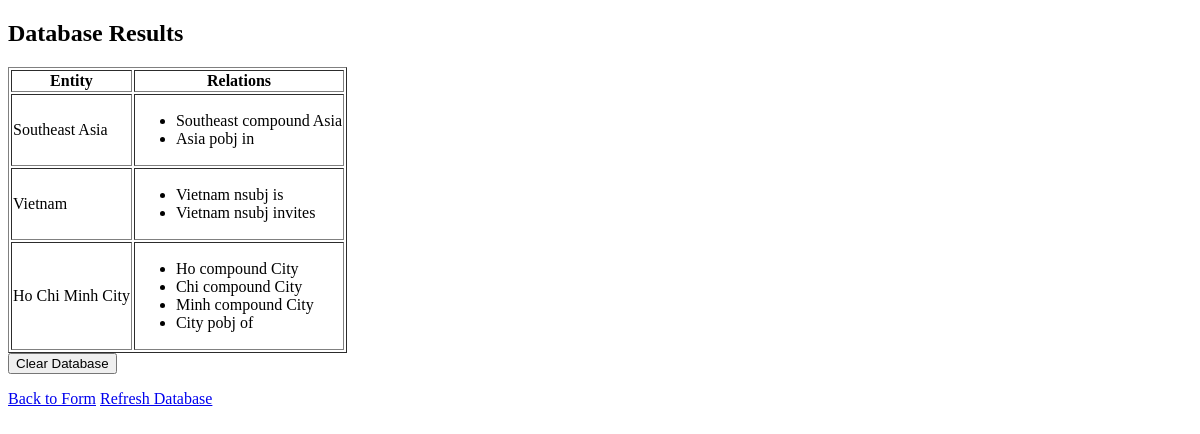
The page /database on the database as committed earlier.
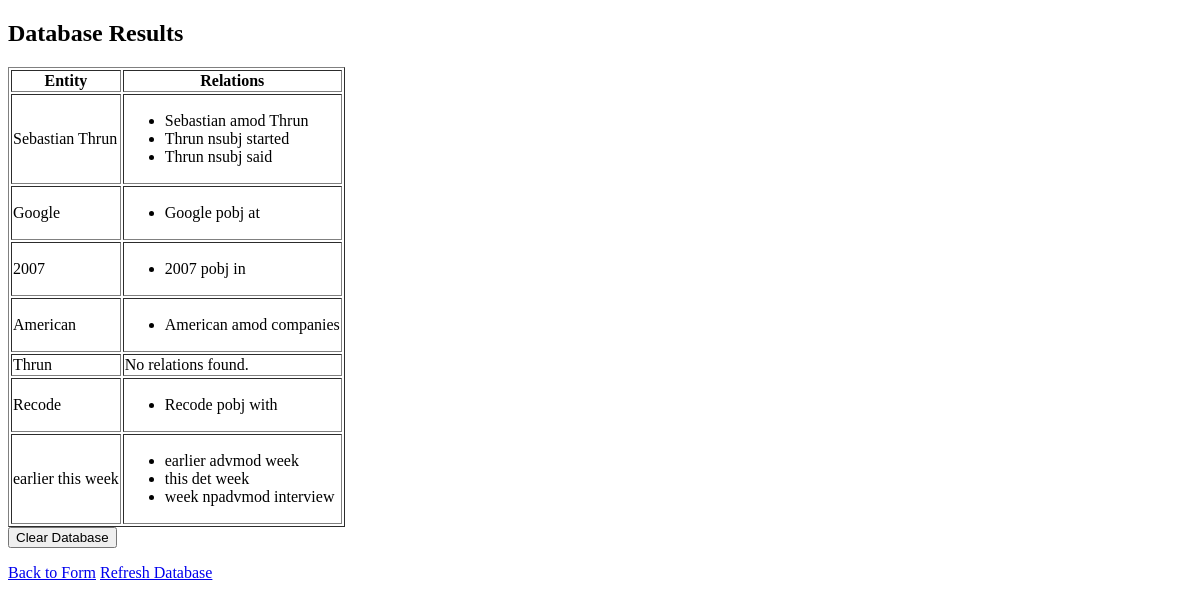
The same page on the database as committed later.
### app_flask.py (models this page shows)
class Entity(db.Model):
    id = db.Column(db.Integer, primary_key=True)
    text = db.Column(db.String(100))
    relations = db.relationship('Relation', backref='entity', lazy=True)

class Relation(db.Model):
    id = db.Column(db.Integer, primary_key=True)
    relation_text = db.Column(db.String(100))
    entity_id = db.Column(db.Integer, db.ForeignKey('entity.id'), nullable=False)

### app_flask.py (the view)
@app.route('/database')
def database():
    entities = Entity.query.all()
    return render_template('database.html', entities=entities)

### templates/database.html (shortened to what this page needs)
<!DOCTYPE html>
<html lang="en">
<head>
    <link rel="stylesheet" href="{{ url_for('static', filename='css/main.css') }}" />
</head>
<body>
    <h2>Database Results</h2>
    <table border="1">
        <tr>
            <th>Entity</th>
            <th>Relations</th>
        </tr>
        {% for entity in entities %}
        <tr>
            <td>{{ entity.text }}</td>
            <td>
                {% if entity.relations %}
                <ul>
                    {% for relation in entity.relations %}
                    <li>{{ relation.relation_text }}</li>
                    {% endfor %}
                </ul>
                {% else %}
                No relations found.
                {% endif %}
            </td>
        </tr>
        {% endfor %}
    </table>
    <form method="POST" action="{{ url_for('clear_database') }}">
        <input type="submit" value="Clear Database" onclick="return confirm('Are you sure you want to clear the database?');">
    </form>
    <p>
        <a href="{{ url_for('index') }}" class="btn">Back to Form</a>
        <a href="{{ url_for('database') }}" class="btn">Refresh Database</a>
    </p>
</body>
</html>

Rows that differ between the two databases and show on the page:
changed Entity: text "Southeast Asia" → "Sebastian Thrun"; gains Relation (relation_text "Thrun nsubj said")
changed Relation: relation_text "Southeast compound Asia" → "Sebastian amod Thrun"
changed Relation: relation_text "Asia pobj in" → "Thrun nsubj started"
changed Entity: text "Vietnam" → "Google"; loses Relation (relation_text "Vietnam nsubj is")
changed Relation: relation_text "Vietnam nsubj invites" → "Google pobj at"
changed Entity (number 3 of 7 on the later page): text "Ho Chi Minh City" → "2007"; loses Relation (relation_text "Chi compound City"); loses Relation (relation_text "Minh compound City"); loses Relation (relation_text "City pobj of")
changed Relation: relation_text "Ho compound City" → "2007 pobj in"
added Entity: text "American", Relation (relation_text "American amod companies")
added Entity: text "Thrun", shows "No relations found."
added Entity: text "Recode", Relation (relation_text "Recode pobj with")
added Entity: text "earlier this week", Relation (relation_text "earlier advmod week")
added Relation: relation_text "this det week", shown under "earlier this week"
added Relation: relation_text "week npadvmod interview", shown under "earlier this week"
